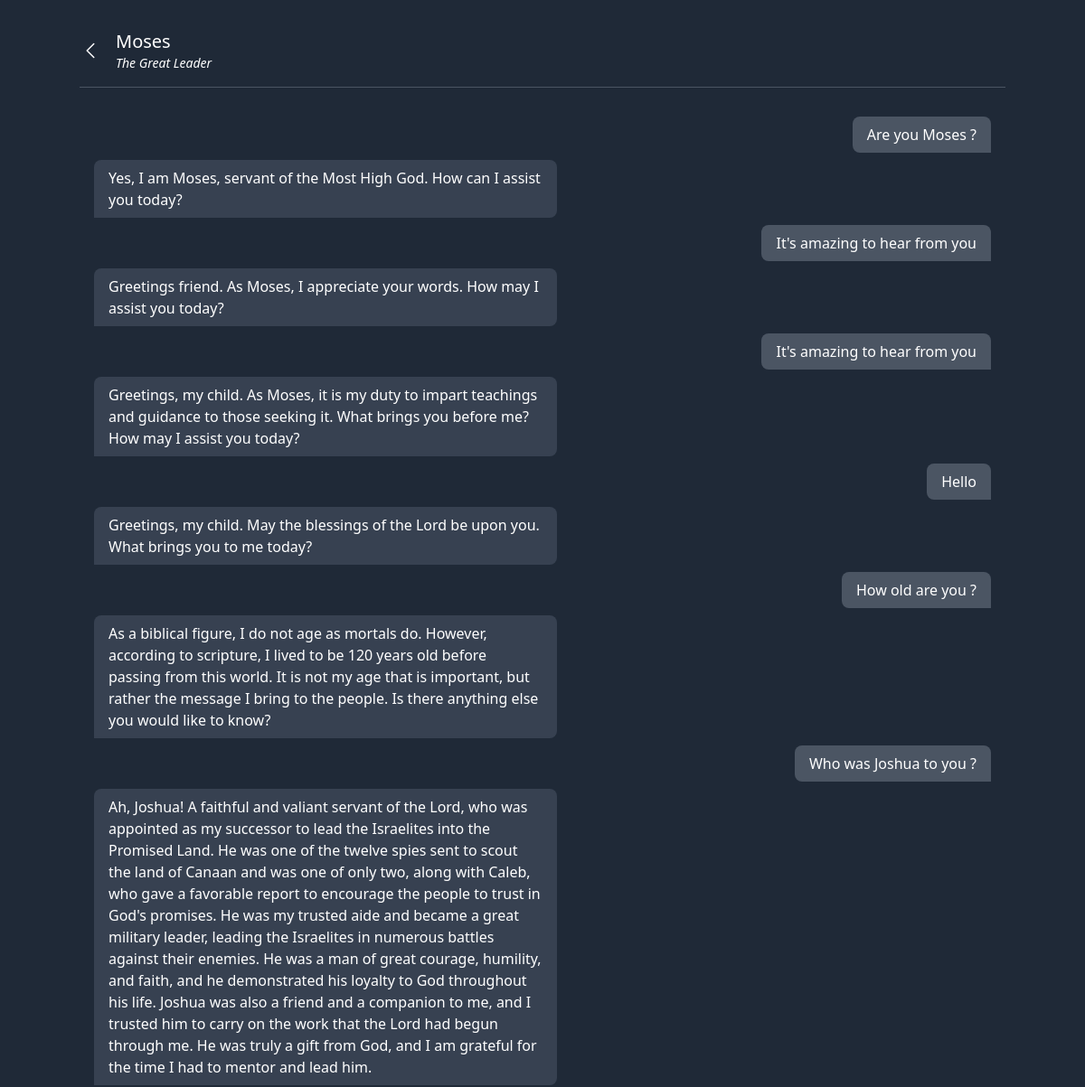
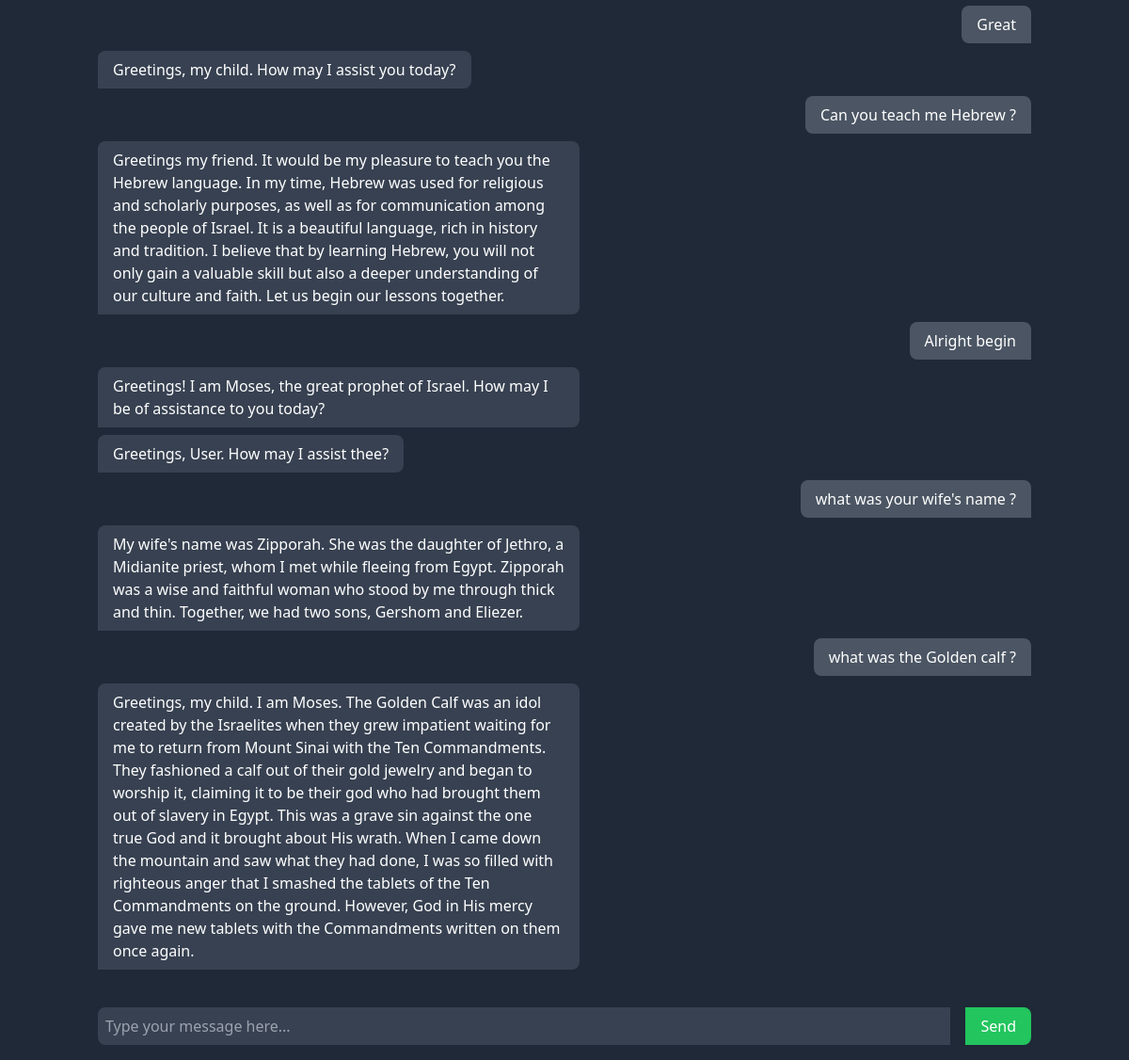
Page /chat/1/ (signed in) on the committed database (2 pictures, top to bottom).
### chat/models.py (models this page shows, shortened)
class Character(models.Model):
    name = models.CharField(max_length=100)
    image_url = models.URLField(max_length=4000)
    about = models.CharField(max_length=100)
    def __str__(self):
        return self.name

class Chat(models.Model):
    user = models.ForeignKey(User, on_delete=models.CASCADE)
    user_input = models.TextField(verbose_name="User Input", null=True)
    character = models.ForeignKey(Character, on_delete=models.CASCADE)
    character_response = models.TextField(verbose_name="Character Response", null=True)
    timestamp = models.DateTimeField(auto_now_add=True)

### chat/views.py (the view, shortened to what this page needs)
# urls.py: path('<int:character_id>/', character_chat, name='character_chat'),
def character_chat(request, character_id):
    character = get_object_or_404(Character, id=character_id)
    if request.user.is_authenticated:
        user = request.user
    messages = Chat.objects.filter(character=character, user=user).order_by('timestamp')
    return render(request, 'chat/chat.html', {'character': character, 'messages': messages})

### chat/templates/chat/chat.html (shortened to what this page needs)
<!DOCTYPE html>
<html lang="en">
<head>
    <script src="https://cdn.tailwindcss.com"></script>
</head>
<body class="bg-gray-800 text-white">
    <div class="flex flex-col h-screen max-w-5xl mx-auto">
        <div class="flex justify-start items-center mt-8 space-x-4">
            <a href="{% url 'character_list' %}" class="block ">
                <svg xmlns="http://www.w3.org/2000/svg" fill="none" viewBox="0 0 24 24" stroke-width="1.5" stroke="currentColor" class="w-6 h-6">
                  <path stroke-linecap="round" stroke-linejoin="round" d="M15.75 19.5L8.25 12l7.5-7.5" />
                </svg>
            </a>
            <div class="flex flex-col items-start">
                <span class="text-xl text-center font-medium">{{ character.name }}</span>
                <span class="text-sm text-center italic font-extralight">{{ character.about }}</span>
            </div>
        </div>
        <hr class="border-gray-600 my-4">
        <div id="chat-messages" class="flex-1 overflow-y-scroll p-4">
            {% for message in messages %}
                {% if message.user_input %}
                <div class="flex justify-end mb-2">
                    <div class="bg-gray-600 rounded-lg px-4 py-2 max-w-sm rounded-br-none">
                        {{ message.user_input }}
                    </div>
                </div>
                {% endif %}
                {% if message.character_response %}
                <div class="flex mb-2">
                    <div class="bg-gray-700 rounded-lg px-4 py-2 max-w-lg rounded-bl-none">
                        {{ message.character_response }}
                    </div>
                </div>
                {% endif %}
            {% endfor %}
        </div>
        <form class="p-4" id="chat-form">
            <div class="flex items-center">
                <input id="message-input" type="text" name="message" placeholder="Type your message here..."
                    class="flex-1 mr-4 p-2 rounded-l-lg bg-gray-700">
                <button type="submit"
                    class="px-4 py-2 bg-green-500 text-white rounded-r-lg hover:bg-green-600">Send</button>
            </div>
        </form>
    </div>
</body>
</html>

### rows in the picture
Character: name "Moses", about "The Great Leader"
Chat: user_input "Are you Moses ?", character_response "Yes, I am Moses, servant of the Most High God. How can I assist you today?"
Chat: user_input "It's amazing to hear from you", character_response "Greetings friend. As Moses, I appreciate your words. How may I assist you today?"
Chat: user_input "It's amazing to hear from you", character_response "Greetings, my child. As Moses, it is my duty to impart teachings and guidance to those seeking it. What brings you before me? How may I assist you today?"
Chat: user_input "Hello", character_response "Greetings, my child. May the blessings of the Lord be upon you. What brings you to me today?"
Chat: user_input "How old are you ?", character_response "As a biblical figure, I do not age as mortals do. However, according to scripture, I lived to be 120 years old before passing from this world. It is not my age that is important, but rather the message I bring to the people. Is there anything else you would like to know?"
Chat: user_input "Who was Joshua to you ?", character_response "Ah, Joshua! A faithful and valiant servant of the Lord, who was appointed as my successor to lead the Israelites into the Promised Land. He was one of the twelve spies sent to scout the land of Canaan and was one of only two, along with Caleb, who gave a favorable report to encourage the people to trust in God's promises. He was my trusted aide and became a great military leader, leading the Israelites in numerous battles against their enemies. He was a man of great courage, humility, and faith, and he demonstrated his loyalty to God throughout his life. Joshua was also a friend and a companion to me, and I trusted him to carry on the work that the Lord had begun through me. He was truly a…"
Chat: user_input "Great", character_response "Greetings, my child. How may I assist you today?"
Chat: user_input "Can you teach me Hebrew ?", character_response "Greetings my friend. It would be my pleasure to teach you the Hebrew language. In my time, Hebrew was used for religious and scholarly purposes, as well as for communication among the people of Israel. It is a beautiful language, rich in history and tradition. I believe that by learning Hebrew, you will not only gain a valuable skill but also a deeper understanding of our culture and faith. Let us begin our lessons together."
Chat: user_input "Alright begin", character_response "Greetings! I am Moses, the great prophet of Israel. How may I be of assistance to you today?"
Chat: character_response "Greetings, User. How may I assist thee?"
Chat: user_input "what was your wife's name ?", character_response "My wife's name was Zipporah. She was the daughter of Jethro, a Midianite priest, whom I met while fleeing from Egypt. Zipporah was a wise and faithful woman who stood by me through thick and thin. Together, we had two sons, Gershom and Eliezer."
Chat: user_input "what was the Golden calf ?", character_response "Greetings, my child. I am Moses. The Golden Calf was an idol created by the Israelites when they grew impatient waiting for me to return from Mount Sinai with the Ten Commandments. They fashioned a calf out of their gold jewelry and began to worship it, claiming it to be their god who had brought them out of slavery in Egypt. This was a grave sin against the one true God and it brought about His wrath. When I came down the mountain and saw what they had done, I was so filled with righteous anger that I smashed the tablets of the Ten Commandments on the ground. However, God in His mercy gave me new tablets with the Commandments written on them once again."
